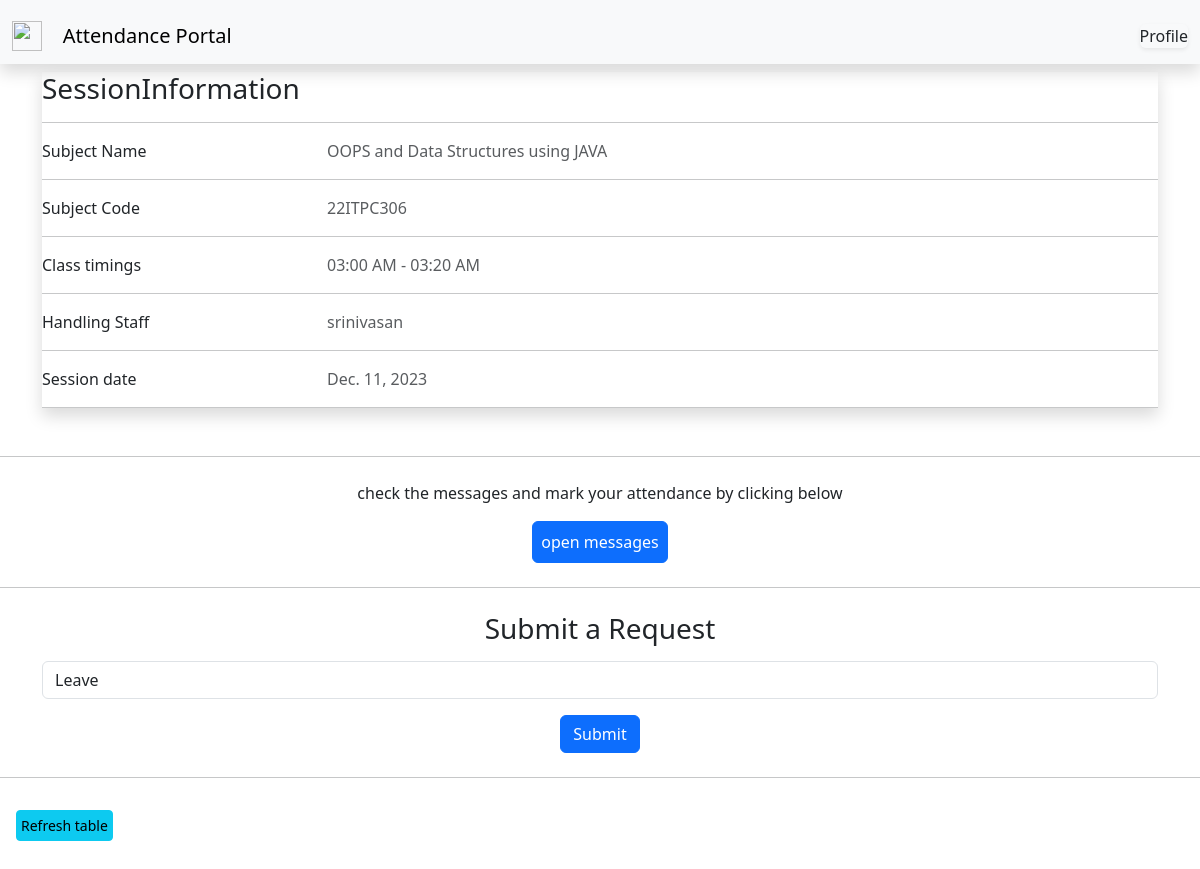
/Student/view/pool/8/, run on the app's committed database.
### user/models.py (models this page shows, shortened)
class attendance_pool(models.Model):
    start_time = models.TimeField()
    end_time = models.TimeField()
    created_by = models.ForeignKey(User, on_delete=models.CASCADE)
    subject = models.ForeignKey(subject,on_delete=models.CASCADE)#here try to apply the filtering of subjets based on the department or the associating sebjects handled by the staff so the list will be shortened
    recieved_attendance = models.IntegerField(blank = True,null = False,default=0)
    is_alive = models.BooleanField(null=True,blank=False,default=True)
    latitude = models.FloatField(null=True, blank=True)
    longitude = models.FloatField(null=True, blank=True)
    datefield = models.DateField(auto_now_add=True)
    def pool_status(self):
        if (self.is_alive == True):
            return "true"
        else:
            return "false"
    def duration_display(self):
        start_time_display = self.start_time.strftime('%I:%M %p')  # %I for 12-hour format, %p for AM/PM
        end_time_display = self.end_time.strftime('%I:%M %p')
        return f"{start_time_display} - {end_time_display}"

class subject(models.Model):
    dept = models.CharField(max_length=45,choices=dept_choices,blank = False,null=False)
    sem = models.IntegerField(choices=sem_choices,blank = False,null=False)
    subject_name = models.CharField(max_length=45,blank=False,null=True)
    subject_code = models.CharField(max_length=10,blank=False,null=True,unique=True)
    type = models.CharField(max_length=45,choices=sub_type_choices,blank=False,null = False)
    handling_staff = models.ForeignKey(User,on_delete=models.CASCADE,null = True)#here try to add only the teacher role users so when selecting handling staffs it wont be lenghty and if it possible try to implement the dept and sem table so we can sort out

class User(AbstractUser):
    dept = models.CharField(max_length=10, choices=dept_choices, blank=True, null=True)
    sem = models.IntegerField(choices = sem_choices,blank = True,null = True)
    role = models.CharField(max_length=10, choices=role_choices, default="Student", blank=False, null=False)
    userid = models.BigIntegerField(blank = False,null = True)
    class Meta:
        constraints = [
            models.UniqueConstraint(fields=['userid'], name='unique_user_id'),
        ]

### student/views.py (the view)
# urls.py: path('view/pool/<int:pk>/',pool_view.as_view(),name = "student_pool_view"),
class pool_view(View):
    def get(self, request, *args, **kwargs):
        pk = kwargs.get('pk')
        current_pool = attendance_pool.objects.get(id = pk)
        result_data = attendance.objects.filter(pool = current_pool)
        template_name = "student_pool_view.html"
        return render(request,template_name, {"pool":current_pool,"result_data":result_data})

### templates/student_pool_view.html (shortened to what this page needs)
{% extends 'base.html' %}
{% block jsscript %}
<link rel="stylesheet" href="https://cdn.datatables.net/1.13.7/css/jquery.dataTables.css" />
{% endblock %}
{% block login %}
    <a class="nav-item nav-link ml-3 pl-2 btn btn-light rounded-lg border-info shadow-sm" href="{% url 'student' %}">Profile</a>
{% endblock %}
{% block content %}
    <div class ="container  mr-3 mt-1 p-2  rounded">
      <div class="card-body mx-1 mt-1 shadow">
        <h1 class="h3 mb-2 font-weight-normal card-title">SessionInformation</h1>
        <hr>
        <div class="row">
          <div class="col-sm-3">
            <p class="mb-0">Subject Name</p>
          </div>
          <div class="col-sm-9">
            <p class="text-muted mb-0">{{pool.subject.subject_name}}</p>
          </div>
        </div>
        <hr>
        <div class="row">
          <div class="col-sm-3">
            <p class="mb-0">Subject Code</p>
          </div>
          <div class="col-sm-9">
            <p class="text-muted mb-0">{{pool.subject.subject_code}}</p>
          </div>
        </div>
        <hr>
        <div class="row">
          <div class="col-sm-3">
            <p class="mb-0">Class timings</p>
          </div>
          <div class="col-sm-9">
            <p class="text-muted mb-0">{{pool.duration_display}}</p>
          </div>
        </div>
        <hr>
        <div class="row">
          <div class="col-sm-3">
            <p class="mb-0">Handling Staff</p>
          </div>
          <div class="col-sm-9">
            <p class="text-muted mb-0">{{pool.subject.handling_staff.username}}</p>
          </div>
        </div>
        <hr>
        <div class="row">
          <div class="col-sm-3">
            <p class="mb-0">Session date</p>
          </div>
          <div class="col-sm-9">
            <p class="text-muted mb-0">{{pool.datefield}}</p>
          </div>
        </div>
        <hr>
        </div>
    </div>
    <hr class = "shadow my-4">
    <div class = "container text-center" id = "locationContainer" >
        <p> check the messages and mark your attendance by clicking below </p>
        <button type="button" class="btn btn-primary p-2 text-center" data-toggle="modal" data-target="#myModal">
          open messages
        </button>
    </div>
    <hr class = "shadow my-4">
    <div class = "container text-center" id = "requestContainer">
        <div id = "content_to_hide">
          <h1 class="h3 mb-2 font-weight-normal card-title">Submit a Request</h1>
          <form id="yourForm" class = "form">
            <select id="requestType" class = "form-control my-3">
                <option class = "form-control" value="leave">Leave</option>
            </select>
            <button type="button" id="submitButton" class = "btn btn-primary">Submit</button>
          </form>
        </div>
    </div>
    <hr class = "shadow my-4">
    <div class = "container my-3 mx-2 p-2">
      <button id = "refresh-data" class = "btn btn-sm btn-info p-1">Refresh table</button>
    </div>
{% endblock %}

### data on the page
attendance_pool: subject.subject_name "OOPS and Data Structures using JAVA", subject.subject_code "22ITPC306", duration_display "03:00 AM - 03:20 AM", subject.handling_staff.username "srinivasan", datefield "Dec. 11, 2023"
